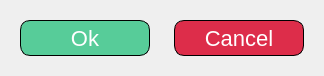
       <widget class="QWidget" name="widget_7" native="true">
        <property name="maximumSize">
         <size>
          <width>16777215</width>
          <height>70</height>
         </size>
        </property>
        <property name="styleSheet">
         <string notr="true">border: 0px solid rgb(0, 0, 0);</string>
        </property>
        <layout class="QHBoxLayout" name="horizontalLayout_5">
         <item alignment="Qt::AlignRight">
          <widget class="QFrame" name="frame_9">
           <property name="minimumSize">
            <size>
             <width>135</width>
             <height>0</height>
            </size>
           </property>
           <property name="maximumSize">
            <size>
             <width>16777215</width>
             <height>16777215</height>
            </size>
           </property>
           <property name="styleSheet">
            <string notr="true">border: none</string>
           </property>
           <property name="frameShape">
            <enum>QFrame::StyledPanel</enum>
           </property>
           <property name="frameShadow">
            <enum>QFrame::Raised</enum>
           </property>
           <layout class="QVBoxLayout" name="verticalLayout_8">
            <item>
             <widget class="QPushButton" name="okBtn">
              <property name="minimumSize">
               <size>
                <width>130</width>
                <height>36</height>
               </size>
              </property>
              <property name="maximumSize">
               <size>
                <width>16777215</width>
                <height>16777215</height>
               </size>
              </property>
              <property name="cursor">
               <cursorShape>PointingHandCursor</cursorShape>
              </property>
              <property name="styleSheet">
               <string notr="true">#okBtn{
font-size: 22px;
border: 1px solid rgb(0, 0, 0);
background-color: #57cc99;
color: rgb(255, 255, 255);
border-radius: 10px
}

#okBtn:hover{
	background-color: rgb(147, 147, 147);
}</string>
              </property>
              <property name="text">
               <string>Ok</string>
              </property>
              <property name="icon">
               <iconset>
                <normaloff>../icons/check.svg</normaloff>../icons/check.svg</iconset>
              </property>
              <property name="iconSize">
               <size>
                <width>25</width>
                <height>25</height>
               </size>
              </property>
             </widget>
            </item>
           </layout>
          </widget>
         </item>
         <item alignment="Qt::AlignLeft">
          <widget class="QFrame" name="frame_10">
           <property name="minimumSize">
            <size>
             <width>135</width>
             <height>0</height>
            </size>
           </property>
           <property name="styleSheet">
            <string notr="true">border: none</string>
           </property>
           <property name="frameShape">
            <enum>QFrame::StyledPanel</enum>
           </property>
           <property name="frameShadow">
            <enum>QFrame::Raised</enum>
           </property>
           <layout class="QVBoxLayout" name="verticalLayout_16">
            <item>
             <widget class="QPushButton" name="cancelBtn">
              <property name="minimumSize">
               <size>
                <width>130</width>
                <height>36</height>
               </size>
              </property>
              <property name="cursor">
               <cursorShape>PointingHandCursor</cursorShape>
              </property>
              <property name="styleSheet">
               <string notr="true">#cancelBtn{
font-size: 22px;
border: 1px solid rgb(0, 0, 0);
background-color: #dd2d4a;
color: rgb(255, 255, 255);
border-radius: 10px
}

#cancelBtn:hover{
	background-color: rgb(147, 147, 147);
}</string>
              </property>
              <property name="text">
               <string>Cancel</string>
              </property>
              <property name="icon">
               <iconset>
                <normaloff>../icons/close-outline.svg</normaloff>../icons/close-outline.svg</iconset>
              </property>
              <property name="iconSize">
               <size>
                <width>25</width>
                <height>25</height>
               </size>
              </property>
             </widget>
            </item>
           </layout>
          </widget>
         </item>
        </layout>
       </widget>
